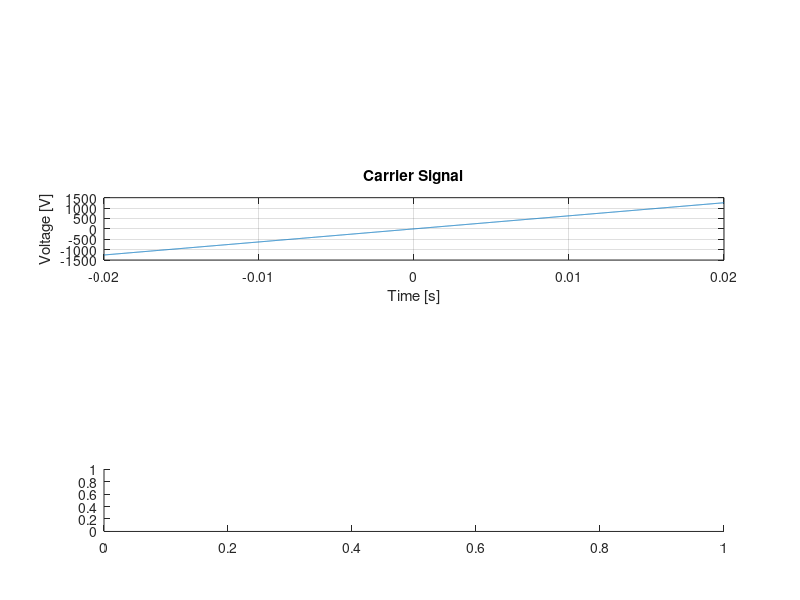

Write MATLAB code to recreate this figure. (Note: this script raises an error after producing the figure.)
%Author: Thomas Mindenhall 
%May 2 2018 
%Metropolitan State University of Denver
%Electrial Engineering Dept Technology.
clear;
clc;

%using Exp formatting because it has been working well for digital
load data_2.mat t y;    %our data file from analog EXP form


%INITIALIZE DIGITIZATION%
deltax = 2^(-(8));      %how many  bits/levels
deltaxMax = 1-deltax;   %peak level 
digital_s = [];         %create arrays for our digital values             
digital_time = [];
fc = 10000;                 %Carrier Freq (Cant use 10khz for digital)
delta = 1.25e-7;            %Step Levels
fm = 1/0.01;                %Mod Freq and T0
fs=328000/.041;             %Sample Size
carrier = 2*pi*fc*t;

%fill the array with our values
for i=1:100:4001        
    digital_time = [digital_time,t(i)];
    digital_s = [digital_s,((y(i)+1)/2)*deltaxMax];
end

%NORMALIZE THE VALUES%

for i=1:41
    digital_s(i) = round(digital_s(i)/deltax); 
end


%CONVERT TO BINARY SIGNAL%

bit_stream = [];        %make a binary array
for i=1:41
     bit_stream = [bit_stream,dec2bin(digital_s(i),8)];
end
delta = 1.25e-7;
time_bit_stream = 0:delta:1.25e-4-delta;
time_shift_key = 0:delta:0.041-delta;
value_bit = [];
arg=2*pi*fc*time_bit_stream;
v0=cos(arg+.5*pi);
v1=cos(arg-.5*pi);
for i=1:328%000
    if bit_stream(i)=='1';
        value_bit = [value_bit,v1];
    else
        value_bit = [value_bit,v0];
    end
end
%
%DEMOD% %I TRIED TO DEMOD LIKE BPSK AS IT SEEM MOST FITTING%
%start and array to hold the imbedded sin with mod signal
demod_sin=[];

 
 %PLOTTING OUR RESULTS%%
 subplot(2,1,1);                          % data signal plot
plot(t,y);                  
title('Input Data Signal')
xlabel('Time [s]')
ylabel('Voltage [V]')
grid on

subplot(4,1,2);                          % carrier signal plot
plot(t,carrier);               
title('Carrier Signal')
xlabel('Time [s]')
ylabel('Voltage [V]')
grid on

%Because this is so large force our graph to display the first 2ms
subplot(2,1,2);                          % modulated signal plot
plot(time_shift_key,value_bit); 
axis([0 1.5e-3 -1.5 1.5]);
title('Modulated Signal') 
xlabel('Time [s]')
ylabel('Voltage [V]')
grid on

subplot(4,1,4);                          % demodulated signal plot
plot(digital_time,return_signal); 
axis([-20e-3 20e-3 -1 1]);
title('Demodulated Signal')
xlabel('Time [s]')
ylabel('Voltage [V]')
grid on


